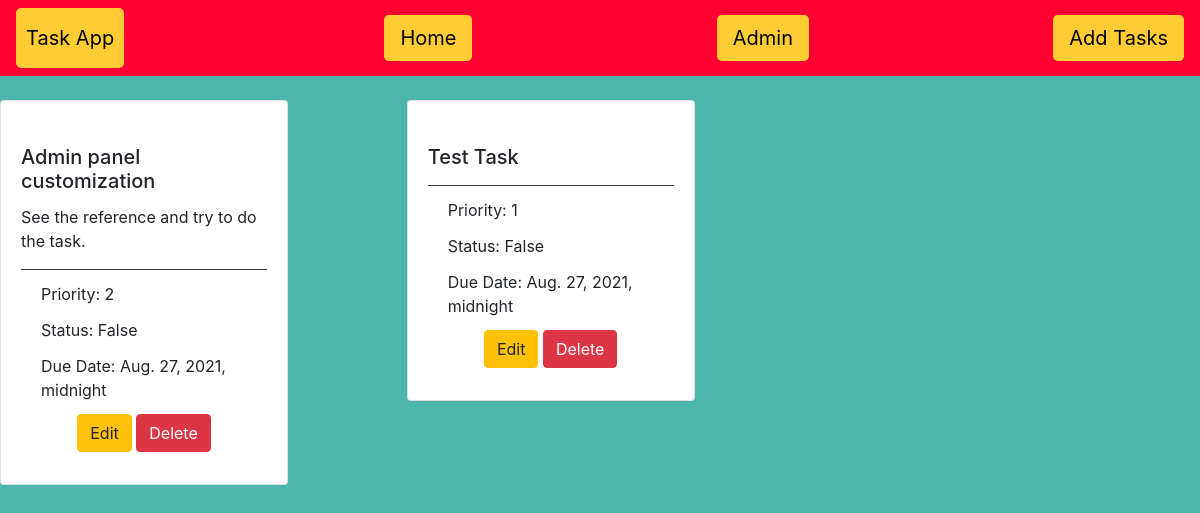
Before: /ToDoApp/task/ with the older database file.
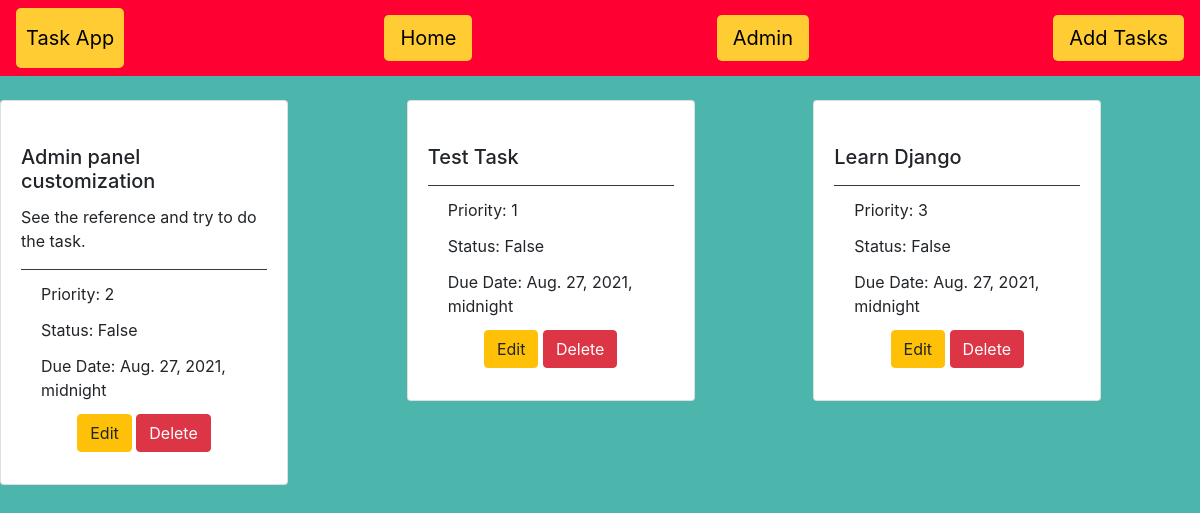
After: the same page with the newer database file.
### ToDoApp/models.py (models this page shows, shortened)
class Task(models.Model):
	user = models.ForeignKey(AppUser, on_delete = models.CASCADE,null=True,blank=True)
	category = models.ForeignKey(Task_Category,null=True,on_delete = models.SET_NULL)
	title = models.CharField(max_length = 50)
	description = models.TextField(blank = True)
	priority_no = models.PositiveIntegerField(blank = True)
	status = models.BooleanField(default=False,blank = True)
	duedate = models.DateTimeField(blank = True)
	class Meta:
		ordering = ['status']

### ToDoApp/views.py (the view)
# urls.py: path('task/', views.taskindex, name = 'taskindex'),
def taskindex(request):
    task_list = Task.objects.all()
    return render(request, 'ToDoApp/task_list.html', {'task_list': task_list})

### ToDoApp/templates/ToDoApp/task_list.html (shortened to what this page needs)
<!DOCTYPE html>
{% load static %}
<html>
<head>
    <link rel="stylesheet" href="https://stackpath.bootstrapcdn.com/bootstrap/4.3.1/css/bootstrap.min.css"
integrity="sha384-ggOyR0iXCbMQv3Xipma34MD+dH/1fQ784/j6cY/iJTQUOhcWr7x9JvoRxT2MZw1T">
</head>
<body style="background-color:#4DB6AC;">
<nav class="navbar navbar-light" style="background-color:#FF0033;">
    <a href="#" class="navbar-brand" style="background-color:#FFCC33;color:#000000;border-width:10px;border-color:#FFCC33;border-style:solid;border-spacing:30px;border-radius: 5px;">Task App</a>
    <a class="navbar-link btn-lg" href="{% url 'ToDoApp:categoryindex' %}" style="background-color:#FFCC33;color:#000000;">Home</a>
<a href="{% url 'admin:index' %}" class = 'navbar-link btn-lg' style="background-color:#FFCC33;color:#000000;">Admin</a>
    <a href="{% url 'ToDoApp:create-task' %}" class="navbar-link btn-lg" style="background-color:#FFCC33;color:#000000;">Add Tasks</a>
</nav>
<br>
{% block content %}
<div class="card-columns">
    {% for task in task_list %}
    <div class="card" style="width: 18rem;">
  <div class="card-body">
    <h5 class="card-title">{{ task.title }}</h5>
    <p class="card-text">{{ task.description }}</p>
   <div class="card-footer bg-transparent border-dark">
   <p class="card-title">Priority: {{task.priority_no}}</p>
   <p class="card-title">Status: {{task.status}}</p>
   <p class="card-title">Due Date: {{task.duedate}}</p>
   <center>
       <a href="update/{{task.id}}" class="btn btn-warning" id = '{{task.id}}'>Edit</a>
       <a href="delete/{{task.id}}" class="btn btn-danger" id = '{{task.id}}'>Delete</a>
    </center>
    </div>
  </div>
</div>
    {% endfor %}
</div>
{% endblock %}
</body>
</html>

Changed rows visible on the page:
added Task: title "Learn Django", priority_no "3", status "False", duedate "Aug. 27, 2021, midnight"
